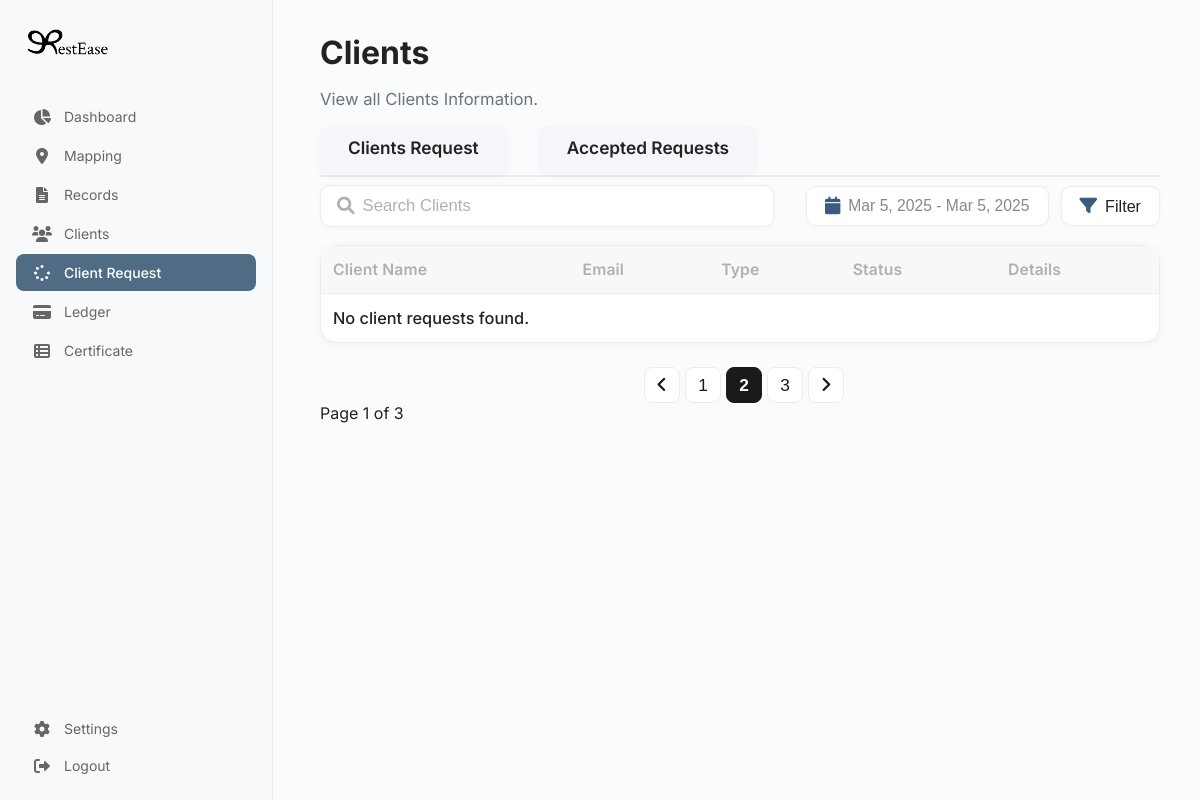
The page /AdminSide/ClientsRequest.php on the database as committed earlier.
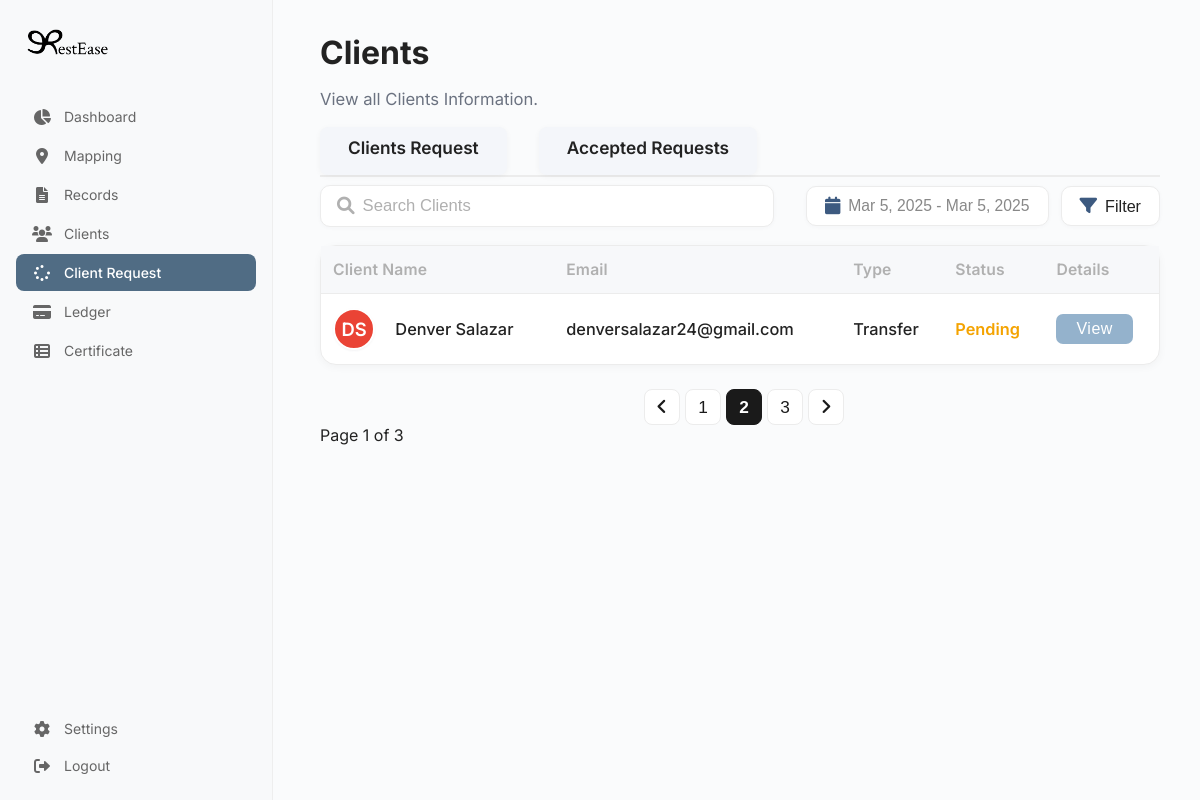
The same page on the database as committed later.
### tables this page shows
CREATE TABLE `client_requests` (
  `id` int(11) NOT NULL,
  `user_id` int(11) DEFAULT NULL,
  `type` enum('Interment','Transfer','Exhumation') NOT NULL,
  `first_name` varchar(100) NOT NULL,
  `last_name` varchar(100) NOT NULL,
  `middle_name` varchar(100) DEFAULT NULL,
  `age` int(11) NOT NULL,
  `dob` varchar(50) NOT NULL,
  `dod` varchar(50) NOT NULL,
  `residency` varchar(150) NOT NULL,
  `informant_name` varchar(150) NOT NULL,
  `file_upload` varchar(255) DEFAULT NULL,
  `created_at` timestamp NOT NULL DEFAULT current_timestamp()
);

CREATE TABLE `users` (
  `id` int(11) NOT NULL,
  `first_name` varchar(100) NOT NULL,
  `last_name` varchar(100) NOT NULL,
  `email` varchar(255) NOT NULL,
  `contact_no` varchar(30) NOT NULL,
  `password` varchar(255) NOT NULL,
  `created_at` timestamp NOT NULL DEFAULT current_timestamp(),
  `reset_code` varchar(6) DEFAULT NULL,
  `reset_expires` datetime DEFAULT NULL
);

### AdminSide/ClientsRequest.php (the view, shortened to what this page needs)
<!DOCTYPE html>
<html lang="en">
<head>
  <link rel="stylesheet" href="https://cdnjs.cloudflare.com/ajax/libs/font-awesome/6.0.0/css/all.min.css">
  <link rel="stylesheet" href="../css/Clients.css">
  <link rel="stylesheet" href="../css/sidebar.css">
</head>
<body>
  <?php include '../Includes/sidebar.php'; ?>
  <main class="main-content">
    <div class="clients-header">
      <h1>Clients</h1>
      <p class="subtitle">View all Clients Information.</p>
    </div>
    <div class="clients-tabs-bar">
      <div class="clients-tabs">
        <span class="clients-tab-title" id="tab-clients-request" onclick="showTab('clients-request')">Clients Request</span>
        <span class="clients-tab-title" id="tab-accepted-request" onclick="showTab('accepted-request')">Accepted Requests</span>
      </div>
    </div>
    <div id="clients-request-section">
      <div class="clients-actions">
        <div class="search-container">
          <i class="fas fa-search"></i>
          <input type="text" placeholder="Search Clients">
        </div>
        <div class="actions-right">
          <button class="date-picker-btn"><i class="fas fa-calendar"></i> <span>Mar 5, 2025 - Mar 5, 2025</span></button>
          <button class="filter-btn"><i class="fas fa-filter"></i> Filter</button>
        </div>
      </div>
      <?php
      include_once '../Includes/db.php';
      $sql = "SELECT cr.*, u.first_name, u.last_name, u.email FROM client_requests cr JOIN users u ON cr.user_id = u.id ORDER BY cr.created_at DESC";
      $result = $conn->query($sql);
      ?>
      <div class="clients-table-container">
        <table class="clients-table">
          <thead>
            <tr>
              <th>Client Name</th>
              <th>Email</th>
              <th>Type</th>
              <th>Status</th>
              <th>Details</th>
            </tr>
          </thead>
          <tbody>
            <?php if ($result && $result->num_rows > 0): ?>
              <?php while ($row = $result->fetch_assoc()): ?>
                <?php
                  $firstName = htmlspecialchars($row['first_name']);
                  $lastName = htmlspecialchars($row['last_name']);
                  $name = $firstName . ' ' . $lastName;
                  $email = htmlspecialchars($row['email']);
                  $initials = strtoupper(substr($firstName, 0, 1) . substr($lastName, 0, 1));
                  $colorIndex = (abs(crc32($firstName . $lastName)) % 10) + 1;
                  $colorClass = "avatar-color-$colorIndex";
                ?>
                <tr>
                  <td>
                    <div class="avatar-img avatar-google <?php echo $colorClass; ?>" style="display:inline-flex;"><?php echo $initials; ?></div>
                    <span class="client-name" style="vertical-align:middle; margin-left:4px; display:inline-block;"><?php echo $name; ?></span>
                  </td>
                  <td><?php echo $email; ?></td>
                  <td><?php echo htmlspecialchars($row['type']); ?></td>
                  <td><span class="status-badge status-pending">Pending</span></td>
                  <td><button class="view-btn" onclick="openPopup(<?php echo $row['id']; ?>, 'pending')">View</button></td>
                </tr>
              <?php endwhile; ?>
            <?php else: ?>
              <tr><td colspan="5">No client requests found.</td></tr>
            <?php endif; ?>
          </tbody>
        </table>
      </div>
    </div>
     <div class="clients-pagination-bar">
      <div class="pagination">
        <button class="page-btn"><i class="fas fa-angle-left"></i></button>
        <button class="page-btn">1</button>
        <button class="page-btn active">2</button>
        <button class="page-btn">3</button>
        <button class="page-btn"><i class="fas fa-angle-right"></i></button>
      </div>
    </div>
    <div>
        <span> Page 1 of 3
          </span>
        </div>
  </main>
</body>
</html>

Rows that differ between the two databases and show on the page:
added client_requests: user.last_name "DS", user.last_name "Denver Salazar", user.email "denversalazar24@gmail.com", type "Transfer"
Other text that changed with them:
text no longer shown: "No client requests found."
